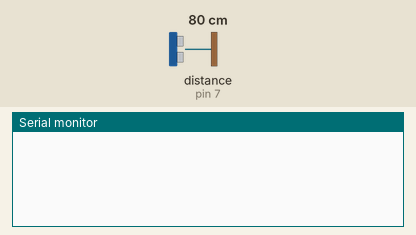
Bench run of a sketch on a simulated Arduino Uno, built with avr-gcc and run on an emulated ATmega328P. Parts: the last lines printed to the serial monitor. Wiring (inferred from the names in the program): ultrasonic range finder: trigger pin 8; echo pin 7. Inputs (shaded band) come from the test bench; at power-on: distance to the obstacle (sensor on pin 7) 80 cm. The echo pulse lasts 58.3 µs per cm.

Above: at 1.2 s.
1.3 s: distance to the obstacle (sensor on pin 7) set to 2 cm
At 1.8 s:
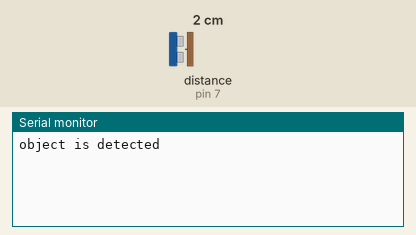
2.8 s: distance to the obstacle (sensor on pin 7) set to 18 cm
At 3.8 s:
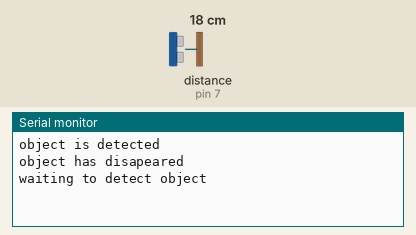

The sketch:

ultrasoniclabthree.ino
```cpp
const int trigger = 8;
const int echo = 7;


int distance;
int duration;

bool printed = false;
void setup() {
pinMode(trigger,OUTPUT);
pinMode(echo,INPUT);
Serial.begin(9600);

}

void loop(){
  digitalWrite(trigger,LOW);
delayMicroseconds(2);

digitalWrite(trigger,HIGH);
delayMicroseconds(10);
digitalWrite(trigger,LOW);

duration = pulseIn(echo, HIGH);

distance = 0.034 * duration/2 ;


if(distance < 10 && printed==false){
  Serial.println("object is detected");
 printed = true;
}

if(distance>10 && printed == true){
  Serial.println("object has disapeared");
delay(20);
Serial.println("waiting to detect object");
  printed=false;
}
delay (10);
}
```

Measured:
- after the input at 1.3 s, the serial monitor: prints a new line at once (image 1)
- after the input at 2.8 s, the serial monitor: prints a new line at once (image 2)
